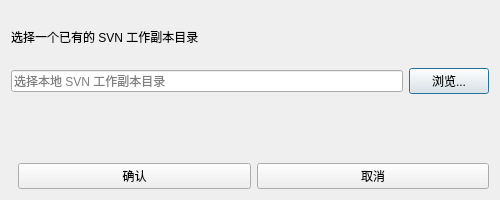
<?xml version="1.0" encoding="UTF-8"?>
<ui version="4.0">
 <class>AddLocalDialog</class>
 <widget class="QDialog" name="AddLocalDialog">
  <property name="geometry">
   <rect>
    <x>0</x>
    <y>0</y>
    <width>500</width>
    <height>200</height>
   </rect>
  </property>
  <property name="windowTitle">
   <string>添加本地仓库</string>
  </property>
  <property name="modal">
   <bool>true</bool>
  </property>
  <layout class="QVBoxLayout" name="verticalLayout">
   <item>
    <widget class="QLabel" name="descLabel">
     <property name="text">
      <string>选择一个已有的 SVN 工作副本目录</string>
     </property>
    </widget>
   </item>
   <item>
    <layout class="QHBoxLayout" name="pathLayout">
     <item>
      <widget class="QLineEdit" name="pathInput">
       <property name="readOnly">
        <bool>true</bool>
       </property>
       <property name="placeholderText">
        <string>选择本地 SVN 工作副本目录</string>
       </property>
      </widget>
     </item>
     <item>
      <widget class="QPushButton" name="browseBtn">
       <property name="text">
        <string>浏览...</string>
       </property>
       <property name="fixedWidth">
        <number>90</number>
       </property>
      </widget>
     </item>
    </layout>
   </item>
   <item>
    <widget class="QLabel" name="statusLabel">
     <property name="text">
      <string></string>
     </property>
     <property name="styleSheet">
      <string>QLabel { color: #E53935; font-size: 12px; }</string>
     </property>
    </widget>
   </item>
   <item>
    <spacer name="verticalSpacer">
     <property name="orientation">
      <enum>Qt::Vertical</enum>
     </property>
    </spacer>
   </item>
   <item>
    <layout class="QHBoxLayout" name="buttonLayout">
     <item>
      <spacer name="horizontalSpacer">
       <property name="orientation">
        <enum>Qt::Horizontal</enum>
       </property>
      </spacer>
     </item>
     <item>
      <widget class="QPushButton" name="confirmBtn">
       <property name="text">
        <string>确认</string>
       </property>
       <property name="fixedWidth">
        <number>100</number>
       </property>
      </widget>
     </item>
     <item>
      <widget class="QPushButton" name="cancelBtn">
       <property name="text">
        <string>取消</string>
       </property>
       <property name="fixedWidth">
        <number>80</number>
       </property>
      </widget>
     </item>
    </layout>
   </item>
  </layout>
 </widget>
 <resources/>
 <connections/>
</ui>
